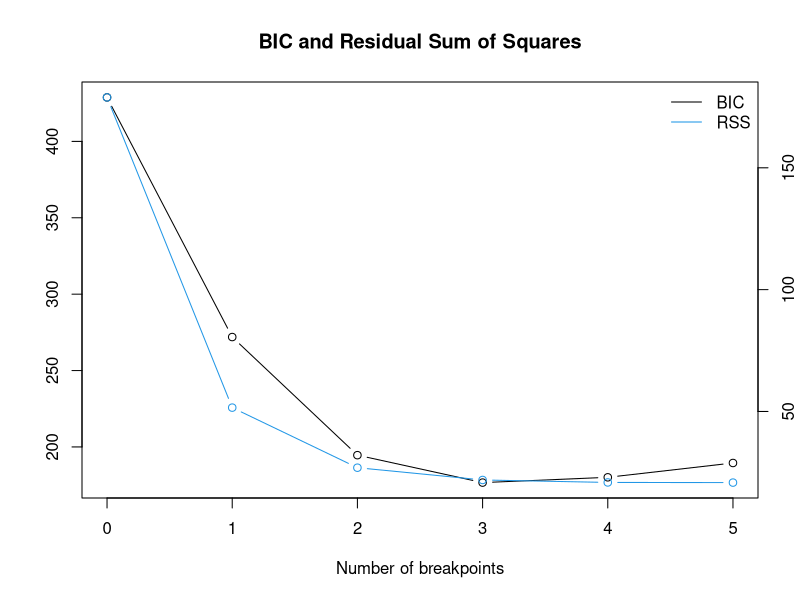
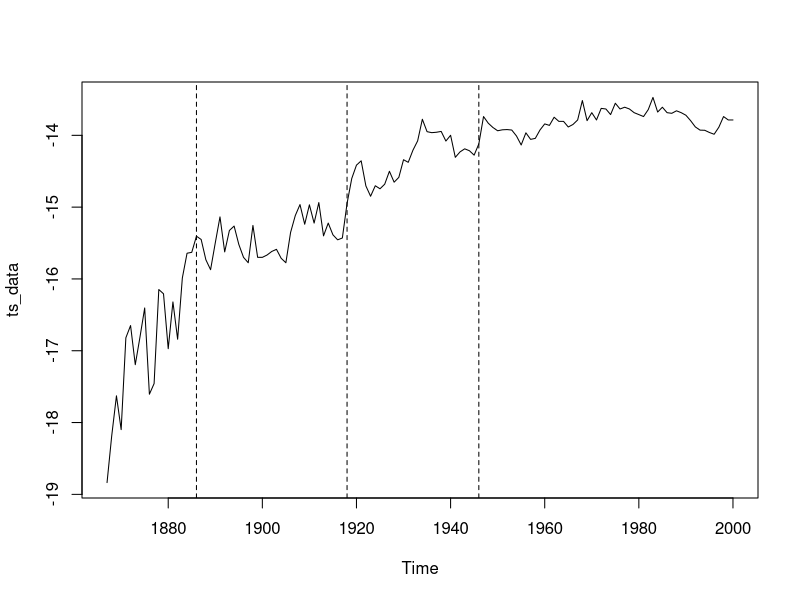
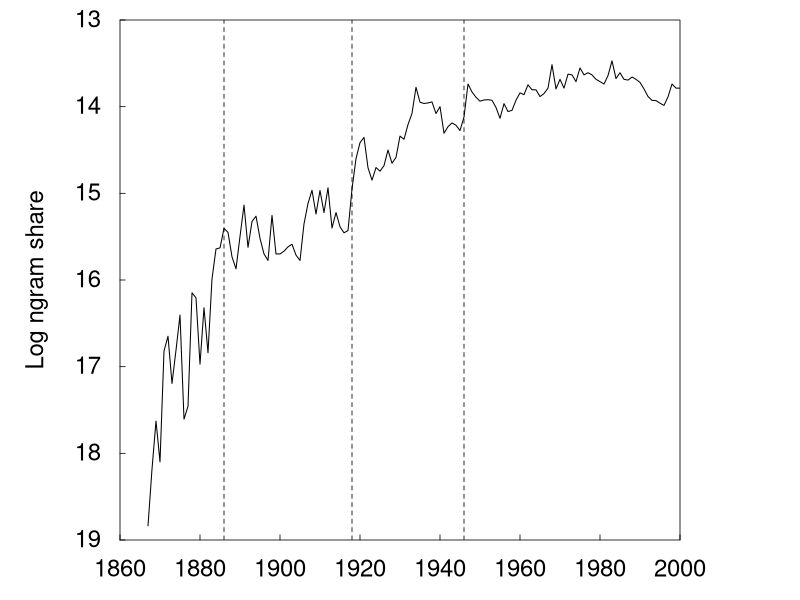

These charts were generated, in order, by the following R code:
# Get the directory of this script
sourceDir <- getSrcDirectory(function(dummy) {dummy})

# Set the working directory to the script's location
setwd(sourceDir)

# Load necessary libraries
library(strucchange)

# Read the CSV file
data <- read.csv("all_authors_with_citations_and_indicators.csv")

# Ensure the Year column is numeric
data$Year <- as.numeric(as.character(data$Year))

# Filter data for Karl Marx from 1867 onwards
data_filtered <- subset(data, Name == "Karl Marx" & Year >= 1867)

# Handle potential missing data
data_filtered <- na.omit(data_filtered)

# Convert to time series object and apply log transformation
ts_data <- ts(log(data_filtered$cite_English), 
              start = min(data_filtered$Year), 
              end = max(data_filtered$Year), 
              frequency = 1)

# Perform Bai-Perron test on log-transformed data
bp_test <- breakpoints(ts_data ~ 1)

# Summary of the test
summary(bp_test)

# Plot the results
plot(bp_test)

# Print the optimal number of breakpoints
print(bp_test)

# Extract the years where breaks occurred
breakpoints <- breakdates(bp_test)
print(breakpoints)

# Plot the original log-transformed series with breakpoints
plot(ts_data)
lines(bp_test)

# Function to set up plot parameters
setup_plot <- function(width, height, top_margin = 0.2, bottom_margin = 0.6, 
                       left_margin = 1.2, right_margin = 1.2) {
  # Set the plot area size
  par(pin = c(width - left_margin - right_margin, 
              height - top_margin - bottom_margin))
  
  # Set margins in inches
  par(mai = c(bottom_margin, left_margin, top_margin, right_margin))
  
  # Set other plot parameters
  par(family = "sans",
      cex = 1.2,
      cex.axis = 1.2,
      cex.lab = 1.2,
      tck = 0.01,
      lwd = 0.8,
      las = 1,
      mgp = c(3, 0.8, 0))
}

# Function to format labels
format_labels <- function(x) {
  gsub("-", "\uad", format(x, scientific = FALSE, trim = TRUE))
}

# Function to create the structural break plot
create_structural_break_plot <- function() {
  # Set plot dimensions
  plot_width <- 9.2  # inches
  plot_height <- 5   # inches
  
  # Set up plot parameters
  setup_plot(plot_width, plot_height)
  
  # Read the CSV file
  data <- read.csv("all_authors_with_citations_and_indicators.csv")
  
  # Ensure the Year column is numeric
  data$Year <- as.numeric(as.character(data$Year))
  
  # Filter data for Karl Marx from 1867 onwards
  data_filtered <- subset(data, Name == "Karl Marx" & Year >= 1867 & Year <= 2000)
  
  # Handle potential missing data
  data_filtered <- na.omit(data_filtered)
  
  # Convert to time series object and apply log transformation
  ts_data <- ts(log(data_filtered$cite_English), 
                start = min(data_filtered$Year), 
                end = max(data_filtered$Year), 
                frequency = 1)
  
  # Perform Bai-Perron test on log-transformed data
  bp_test <- breakpoints(ts_data ~ 1)
  
  # Create the plot
  plot(ts_data, 
       type = "n",
       xlab = " ",
       ylab = "Log n\uadgram share",
       xlim = c(1860, 2000),
       ylim = c(-19, -13),
       xaxs = "i",
       yaxs = "i",
       axes = FALSE)
  
  # Draw custom axes
  axis(1, at = seq(1860, 2000, by = 20), 
       labels = format_labels(seq(1860, 2000, by = 20)), 
       lwd = 0, lwd.ticks = 0.8, padj = -0.1)
  axis(2, at = pretty(range(ts_data)), 
       labels = format_labels(pretty(range(ts_data))), 
       lwd = 0, lwd.ticks = 0.8, padj = 0.4)
  
  # Add box
  box(lwd = 0.8)
  
  # Plot data line
  lines(ts_data, col = "black", lwd = 1)
  
  # Add breakpoints
  breaks <- breakdates(bp_test)
  abline(v = breaks, lty = 2, col = "black")

  # Save the plot as PDF
  dev.copy(pdf, "Structural_breaks.pdf", width = plot_width, height = plot_height, encoding = "ISOLatin1")
  dev.off()
}

# Call the function to create the plot
create_structural_break_plot()
